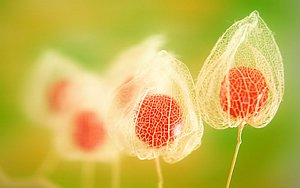
#> input picture RoboVis/OpenCVExamples/japaneseflowers.jpg, 300 x 188 px
$ python 1Crop.py
#> lines starting #> are read from the running program, lines starting #| are printed output that depends on the picture
import cv2 as cv

src = cv.imread("japaneseflowers.jpg", 1)
#> src is the input picture: shape (188, 300, 3); mean B, G, R 81.3, 182.3, 200.5
if src is None:
    print("Missing image")
else:
    cv.imshow("Original Image", src)

    # Get image dimensions
    rows, cols = src.shape[:2]
#> rows = 188; cols = 300
    print(src.shape)
#| (188, 300, 3)
    src = cv.cvtColor(src, cv.COLOR_BGR2GRAY)
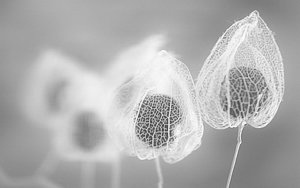
#> src: shape (188, 300); min 60, max 251, mean 176.3
    print(src.shape)
#| (188, 300)

    # Define crop size
    crop_size = 150
    start_x = (cols // 2) - (crop_size // 2)
#> start_x = 75
    start_y = (rows // 2) - (crop_size // 2)
#> start_y = 19

    # Crop the image using array slicing
    cropped = src[start_y:start_y + crop_size, start_x:start_x + crop_size]
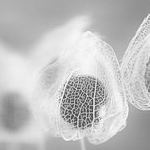
#> cropped: shape (150, 150); min 60, max 251, mean 193.8

    cv.imshow("Cropped Image", cropped)
    cv.waitKey(0)
    cv.destroyAllWindows()
